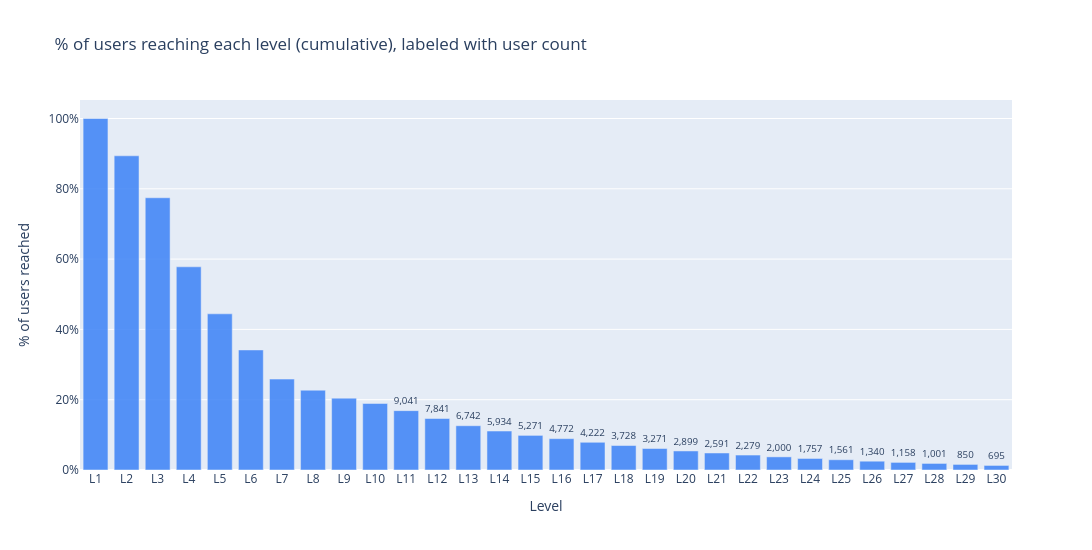

The notebook cell saved with this chart:
### Code cell
# Chart 2 — % of users reaching each level (cumulative), vertical bar chart with user counts
fig = go.Figure(go.Bar(
    x=[f'L{l}' for l in funnel['level']],
    y=funnel['pct_reached'],
    text=funnel['users_reached'].apply(lambda u: f'{u:,}'),
    textposition='outside',
    marker_color='rgba(59,130,246,0.85)',
    hovertemplate='%{x}: %{y:.1%} reached<br>n=%{text} users<extra></extra>',
))

fig.update_layout(
    title='% of users reaching each level (cumulative), labeled with user count',
    xaxis_title='Level',
    yaxis_title='% of users reached',
    yaxis_tickformat='.0%',
    width=1200, height=550,
    uniformtext_minsize=8,
    uniformtext_mode='hide',
)
fig.show()

### Figure 1 — Plotly figure (JSON) as saved in the notebook; plotly's stock layout.template omitted (floating-point values rounded to 4 significant figures)
{"data": [{"hovertemplate": "%{x}: %{y:.1%} reached<br>n=%{text} users<extra></extra>", "marker": {"color": "rgba(59,130,246,0.85)"}, "text": ["53,532", "47,852", "41,463", "30,946", "23,785", "18,282", "13,846", "12,156", "10,939", "10,134", "9,041", "7,841", "6,742", "5,934", "5,271", "4,772", "4,222", "3,728", "3,271", "2,899", "2,591", "2,279", "2,000", "1,757", "1,561", "1,340", "1,158", "1,001", "850", "695"], "textposition": "outside", "type": "bar", "x": ["L1", "L2", "L3", "L4", "L5", "L6", "L7", "L8", "L9", "L10", "L11", "L12", "L13", "L14", "L15", "L16", "L17", "L18", "L19", "L20", "L21", "L22", "L23", "L24", "L25", "L26", "L27", "L28", "L29", "L30"], "y": [1.0, 0.8939, 0.7745, 0.5781, 0.4443, 0.3415, 0.2586, 0.2271, 0.2043, 0.1893, 0.1689, 0.1465, 0.1259, 0.1108, 0.09846, 0.08914, 0.07887, 0.06964, 0.0611, 0.05415, 0.0484, 0.04257, 0.03736, 0.03282, 0.02916, 0.02503, 0.02163, 0.0187, 0.01588, 0.01298]}], "layout": {"height": 550, "title": {"text": "% of users reaching each level (cumulative), labeled with user count"}, "uniformtext": {"minsize": 8, "mode": "hide"}, "width": 1200, "xaxis": {"title": {"text": "Level"}}, "yaxis": {"tickformat": ".0%", "title": {"text": "% of users reached"}}}}
